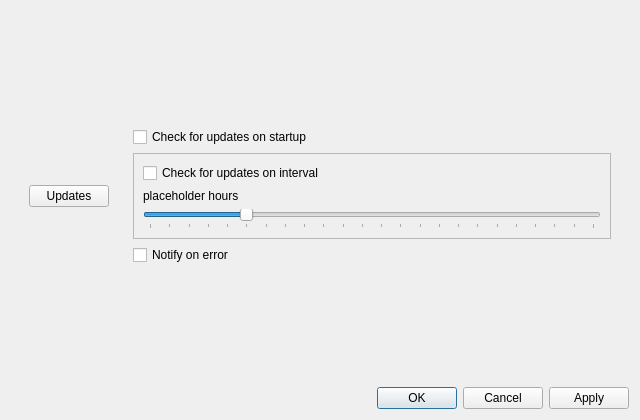
<?xml version="1.0" encoding="UTF-8"?>
<ui version="4.0">
 <class>OptionsDialog</class>
 <widget class="QDialog" name="OptionsDialog">
  <property name="geometry">
   <rect>
    <x>0</x>
    <y>0</y>
    <width>640</width>
    <height>420</height>
   </rect>
  </property>
  <property name="sizePolicy">
   <sizepolicy hsizetype="Fixed" vsizetype="Fixed">
    <horstretch>0</horstretch>
    <verstretch>0</verstretch>
   </sizepolicy>
  </property>
  <property name="windowTitle">
   <string>Dialog</string>
  </property>
  <layout class="QVBoxLayout" name="verticalLayout">
   <item>
    <widget class="QWidget" name="mainWidget" native="true">
     <layout class="QHBoxLayout" name="horizontalLayout">
      <item>
       <widget class="QWidget" name="pageSelectWidget" native="true">
        <property name="sizePolicy">
         <sizepolicy hsizetype="Minimum" vsizetype="Preferred">
          <horstretch>0</horstretch>
          <verstretch>0</verstretch>
         </sizepolicy>
        </property>
        <layout class="QVBoxLayout" name="verticalLayout_2">
         <item>
          <spacer name="verticalSpacer">
           <property name="orientation">
            <enum>Qt::Orientation::Vertical</enum>
           </property>
           <property name="sizeHint" stdset="0">
            <size>
             <width>20</width>
             <height>40</height>
            </size>
           </property>
          </spacer>
         </item>
         <item>
          <widget class="QPushButton" name="updatePageButton">
           <property name="sizePolicy">
            <sizepolicy hsizetype="Minimum" vsizetype="Preferred">
             <horstretch>0</horstretch>
             <verstretch>0</verstretch>
            </sizepolicy>
           </property>
           <property name="text">
            <string>Updates</string>
           </property>
          </widget>
         </item>
         <item>
          <spacer name="verticalSpacer_4">
           <property name="orientation">
            <enum>Qt::Orientation::Vertical</enum>
           </property>
           <property name="sizeHint" stdset="0">
            <size>
             <width>20</width>
             <height>40</height>
            </size>
           </property>
          </spacer>
         </item>
        </layout>
       </widget>
      </item>
      <item>
       <widget class="QStackedWidget" name="stackedWidget">
        <property name="currentIndex">
         <number>0</number>
        </property>
        <widget class="QWidget" name="updatePage">
         <layout class="QVBoxLayout" name="verticalLayout_3">
          <item>
           <spacer name="verticalSpacer_3">
            <property name="orientation">
             <enum>Qt::Orientation::Vertical</enum>
            </property>
            <property name="sizeHint" stdset="0">
             <size>
              <width>20</width>
              <height>40</height>
             </size>
            </property>
           </spacer>
          </item>
          <item>
           <widget class="QCheckBox" name="updateStartupCheckBox">
            <property name="text">
             <string>Check for updates on startup</string>
            </property>
           </widget>
          </item>
          <item>
           <widget class="QFrame" name="intervalFrame">
            <property name="frameShape">
             <enum>QFrame::Shape::StyledPanel</enum>
            </property>
            <property name="frameShadow">
             <enum>QFrame::Shadow::Raised</enum>
            </property>
            <layout class="QVBoxLayout" name="verticalLayout_4">
             <item>
              <widget class="QCheckBox" name="updateIntervalCheckBox">
               <property name="text">
                <string>Check for updates on interval</string>
               </property>
              </widget>
             </item>
             <item>
              <widget class="QLabel" name="updateIntervalHoursLabel">
               <property name="text">
                <string>placeholder hours</string>
               </property>
              </widget>
             </item>
             <item>
              <widget class="QSlider" name="updateIntervalSlider">
               <property name="minimum">
                <number>1</number>
               </property>
               <property name="maximum">
                <number>24</number>
               </property>
               <property name="pageStep">
                <number>4</number>
               </property>
               <property name="value">
                <number>6</number>
               </property>
               <property name="orientation">
                <enum>Qt::Orientation::Horizontal</enum>
               </property>
               <property name="tickPosition">
                <enum>QSlider::TickPosition::TicksBelow</enum>
               </property>
               <property name="tickInterval">
                <number>1</number>
               </property>
              </widget>
             </item>
            </layout>
           </widget>
          </item>
          <item>
           <widget class="QCheckBox" name="notifyErrorCheckBox">
            <property name="text">
             <string>Notify on error</string>
            </property>
           </widget>
          </item>
          <item>
           <spacer name="verticalSpacer_2">
            <property name="orientation">
             <enum>Qt::Orientation::Vertical</enum>
            </property>
            <property name="sizeHint" stdset="0">
             <size>
              <width>20</width>
              <height>40</height>
             </size>
            </property>
           </spacer>
          </item>
         </layout>
        </widget>
        <widget class="QWidget" name="page"/>
       </widget>
      </item>
     </layout>
    </widget>
   </item>
   <item>
    <widget class="QDialogButtonBox" name="buttonBox">
     <property name="orientation">
      <enum>Qt::Orientation::Horizontal</enum>
     </property>
     <property name="standardButtons">
      <set>QDialogButtonBox::StandardButton::Apply|QDialogButtonBox::StandardButton::Cancel|QDialogButtonBox::StandardButton::Ok</set>
     </property>
    </widget>
   </item>
  </layout>
 </widget>
 <resources/>
 <connections>
  <connection>
   <sender>buttonBox</sender>
   <signal>accepted()</signal>
   <receiver>OptionsDialog</receiver>
   <slot>accept()</slot>
   <hints>
    <hint type="sourcelabel">
     <x>248</x>
     <y>254</y>
    </hint>
    <hint type="destinationlabel">
     <x>157</x>
     <y>274</y>
    </hint>
   </hints>
  </connection>
  <connection>
   <sender>buttonBox</sender>
   <signal>rejected()</signal>
   <receiver>OptionsDialog</receiver>
   <slot>reject()</slot>
   <hints>
    <hint type="sourcelabel">
     <x>316</x>
     <y>260</y>
    </hint>
    <hint type="destinationlabel">
     <x>286</x>
     <y>274</y>
    </hint>
   </hints>
  </connection>
 </connections>
</ui>
